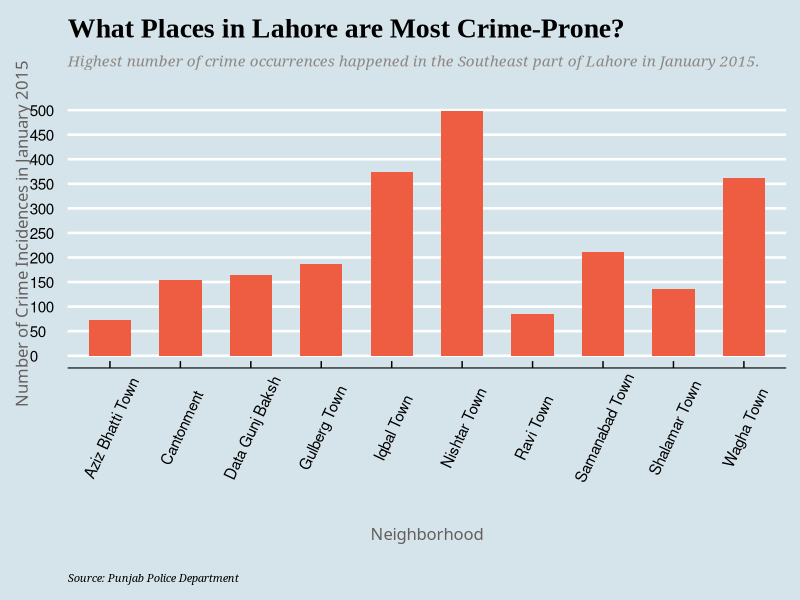
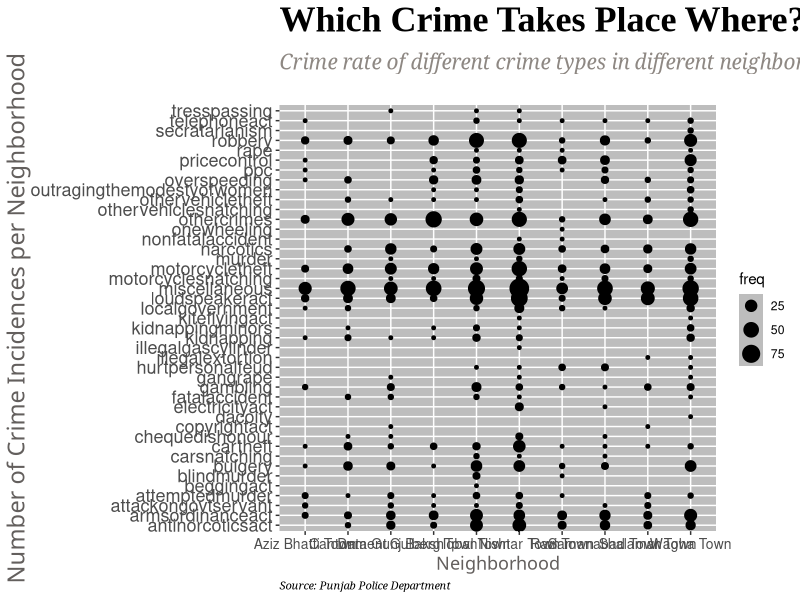
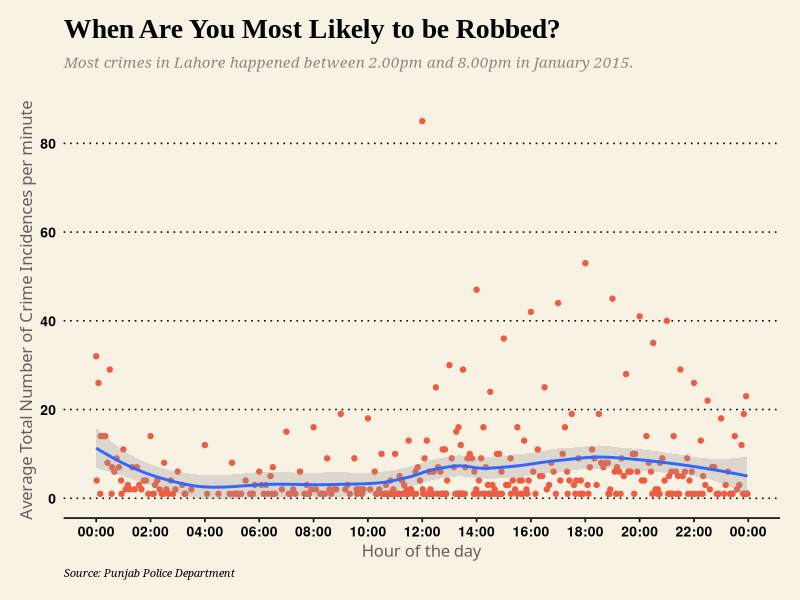
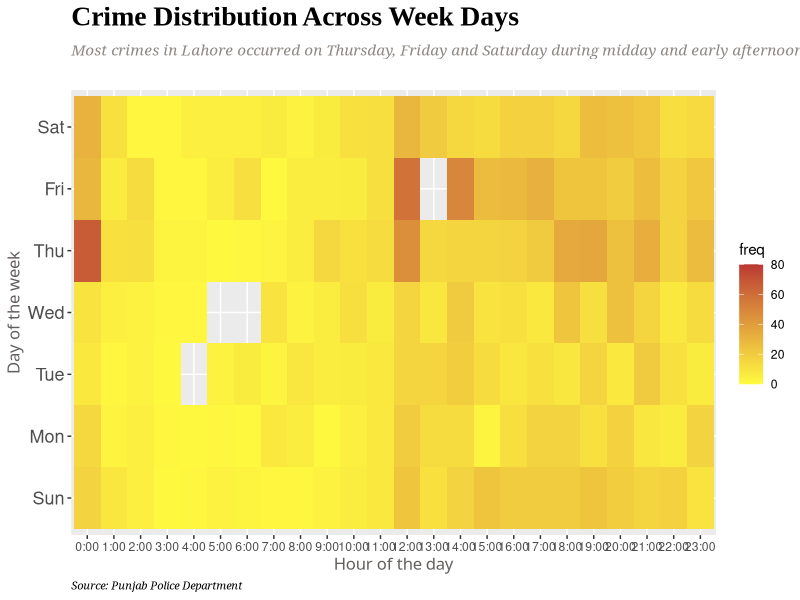
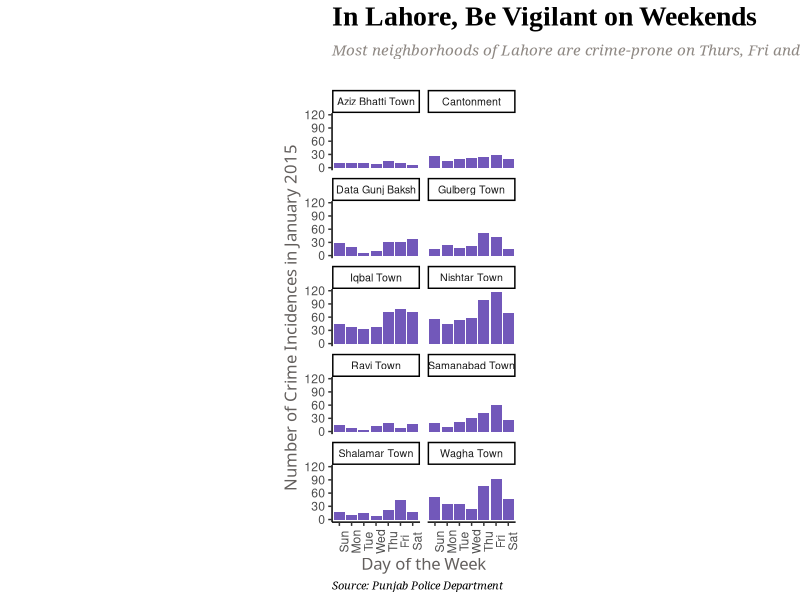

Generate these figures, in order, with R:
## ---- chunk 1
knitr::opts_chunk$set(echo = TRUE)
## ---- chunk 2
library("dplyr")
library("readr")
library("ggplot2")
library("lubridate")
library("viridis")
#library("extrafont")
library("rmarkdown")
library("ggthemes")

FIR_2015_data <- read_csv("Data/Full_FIR_Details_2015(1).csv")

# rename a variable name
colnames(FIR_2015_data)[1] <- "Neighborhood"

# Common themes for axes
t_title <- theme(plot.title = element_text(family="Times New Roman", face="bold", size=20, hjust=0, margin = margin(0, 22, 0, 0)))
t_subtitle <- theme(plot.subtitle=element_text(size=11, family="Georgia", hjust=0, face="italic", color="#8E8883", margin = margin(10, 22, 22, 0)))
t_axis <- theme(axis.title = element_text(family = "Franklin Gothic Book",size=12, color="#635F5D", margin = margin(22, 0, 22, 0)))
axis_labels <- theme(axis.text=element_text(size=10))
t_caption <- theme(plot.caption=element_text(family = "Georgia", hjust = 0, size=8, face="italic", color="black"))
panel_background <- theme(panel.background = element_rect(fill = '#bdbdbd'))
color_plot <- theme(plot.background = element_rect(fill = '#E5E2E0'))
## ---- chunk 3

summ_crimes_by_neighborhood <- group_by(FIR_2015_data, Neighborhood, `Crime Type`) %>% 
  summarise(freq = n())

ggplot(data=summ_crimes_by_neighborhood, aes(x = Neighborhood, y= freq)) + 
  geom_bar(stat="identity", width=0.6, fill="tomato2") +
  theme(aspect.ratio = .6) +
  scale_y_continuous(breaks = (seq(0, 500, by = 50))) +
  labs(title = "What Places in Lahore are Most Crime-Prone?", x = "Neighborhood", y = "Number of Crime Incidences in January 2015", subtitle="Highest number of crime occurrences happened in the Southeast part of Lahore in January 2015.", caption = "Source: Punjab Police Department") +
  theme_economist() + 
  t_title + t_axis + t_subtitle + t_caption +
  theme(axis.text.x = element_text(angle=65, vjust=0.6))
## ---- chunk 4

ggplot(data=summ_crimes_by_neighborhood, aes(x = Neighborhood, y = `Crime Type`, size = freq)) + 
  geom_point() +
  labs(title = "Which Crime Takes Place Where?", x = "Neighborhood", y = "Number of Crime Incidences per Neighborhood", subtitle="Crime rate of different crime types in different neighborhoods of Lahore in January 2015.", caption = "Source: Punjab Police Department") +
  t_title + t_axis + t_subtitle + t_caption + panel_background +
  theme(plot.title = element_text(family="Times New Roman", face="bold", size=26, hjust=0, margin = margin(0, 22, 0, 0))) + 
  theme(plot.subtitle=element_text(size=15, family="Georgia", hjust=0, face="italic", color="#8E8883", margin = margin(10, 22, 22, 0))) + theme(axis.title.y = element_text(family = "Franklin Gothic Book",size=17, color="#635F5D", margin = margin(22, 0, 22, 0))) + theme(axis.title = element_text(family = "Franklin Gothic Book",size=13, color="#635F5D", margin = margin(22, 0, 22, 0))) + theme(axis.text.x=element_text(size=10)) + theme(axis.text.y=element_text(size=13))
## ---- chunk 5
by_time <- group_by(FIR_2015_data, Time) 
summ_times <- summarise(by_time, freq = n())

summ_times$Time <- as.POSIXct(summ_times$Time, format="%H%M%S")

ggplot(summ_times, aes(Time, freq)) + geom_point(col="tomato2", size=1.5) + 
  geom_smooth(method="loess", span=0.4, se=TRUE, alpha=0.3) +
  theme(aspect.ratio = .6) +
  scale_x_datetime(date_breaks=("2 hour"), date_labels=("%H:%M")) +
  labs(title = "When Are You Most Likely to be Robbed?", x = "Hour of the day", y = "Average Total Number of Crime Incidences per minute", subtitle="Most crimes in Lahore happened between 2.00pm and 8.00pm in January 2015.", caption = "Source: Punjab Police Department") + 
  theme_wsj() + t_title + t_axis + t_subtitle + t_caption + axis_labels
## ---- chunk 6
# change Date type and create a new variable called "Month"
FIR_2015_data$Date <- dmy(FIR_2015_data$Date)
FIR_2015_data$week_day <- wday(FIR_2015_data$Date, label = TRUE)

# extra hours from the Time
FIR_2015_data$hour <- hour(FIR_2015_data$Time)

# summarise the count of crimes according to wday and time
by_wday_crime_count <- FIR_2015_data %>% group_by(week_day, hour) %>% summarise(freq = n())
k <- "00"
by_wday_crime_count$hour <- paste(by_wday_crime_count$hour, k, sep =":")

ggplot(by_wday_crime_count, aes(x = hour, y = week_day, fill = freq)) + 
  geom_tile() +
  scale_x_discrete(limits = c("0:00", "1:00", "2:00", "3:00", "4:00", "5:00", "6:00", "7:00", "8:00", "9:00", "10:00", "11:00", "12:00", "13:00", "14:00", "15:00", "16:00", "17:00", "18:00", "19:00", "20:00", "21:00", "22:00", "23:00")) +
  scale_fill_gradient(low="#FFFB3F", high="#BA3833", limits=c(0, 80), na.value="transparent") +
  labs(title = "Crime Distribution Across Week Days", x = "Hour of the day", y = "Day of the week", subtitle="Most crimes in Lahore occurred on Thursday, Friday and Saturday during midday and early afternoon in January 2015.", caption = "Source: Punjab Police Department") + 
  t_title + t_axis + t_subtitle + t_caption + theme(axis.text.y=element_text(size=13))
## ---- chunk 7
theme_set(theme_classic())

by_wday_area_crime_count <- FIR_2015_data %>% group_by(week_day, Neighborhood) %>% summarise(freq = n())

ggplot(by_wday_area_crime_count, aes(x = week_day, y = freq)) + 
  geom_bar(stat="identity", fill = "#7258BA") +
  facet_wrap(~Neighborhood, ncol = 2) + 
  labs(title = "In Lahore, Be Vigilant on Weekends", x = "Day of the Week", y = "Number of Crime Incidences in January 2015", subtitle="Most neighborhoods of Lahore are crime-prone on Thurs, Fri and Sat.", caption = "Source: Punjab Police Department") + 
  t_title + t_axis + t_subtitle + t_caption +
  theme(aspect.ratio = 0.65) +
  theme(axis.text.x = element_text(angle = 90),
        strip.text = element_text(face = "plain", 
                                  size = rel(0.7)))
